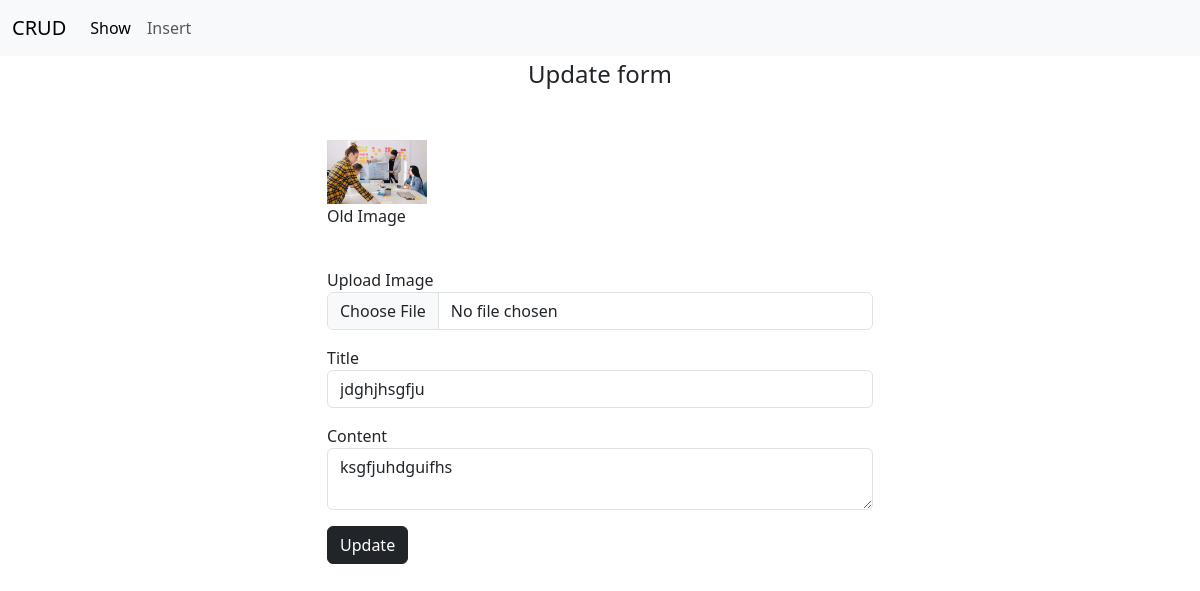
The page /update-post/4 on the database as committed earlier.
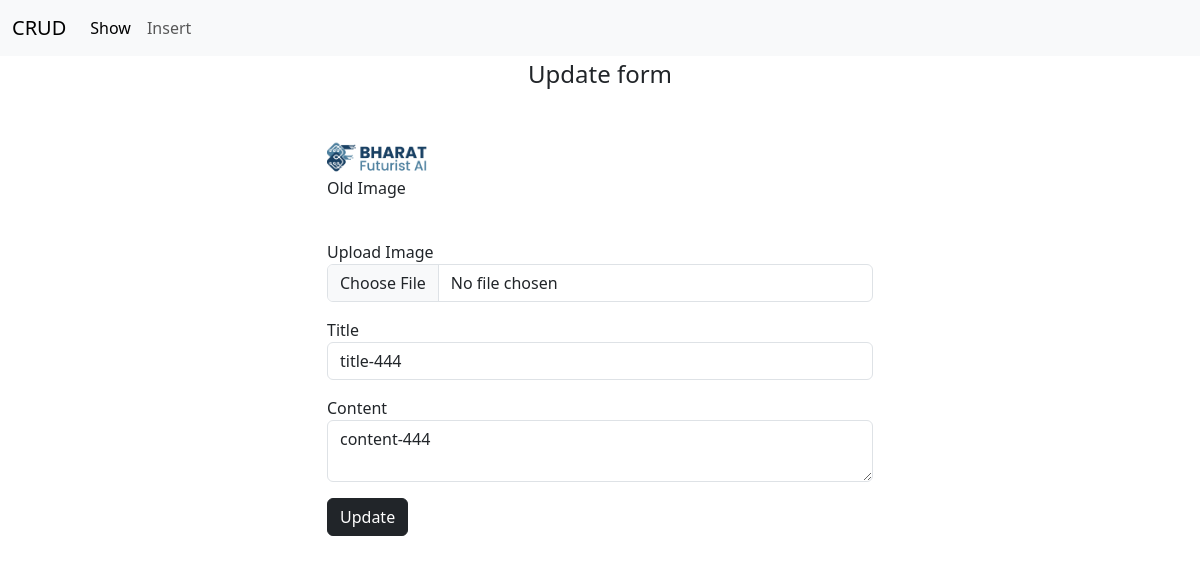
The same page on the database as committed later.
### apps/dashboard/models.py (models this page shows)
class Post(models.Model):
    image = models.ImageField(upload_to="post_images/")
    title = models.CharField(max_length=255, blank=False, null=False)
    content = models.TextField()
    is_active = models.BooleanField(default=True)

### apps/dashboard/views.py (the view, shortened to what this page needs)
# urls.py: path('update-post/<int:post_id>', views.update_post, name='update_post'),
def update_post(request, post_id):
    update_data = Post.objects.get(id=post_id)
    context = {
        'post': update_data
    }
    return render(request, 'dashboard/update.html', context)

### apps/dashboard/templates/dashboard/update.html (shortened to what this page needs)
{% extends 'dashboard/base.html' %}
{% block body %}
<div class="container">
    <div class="row d-flex justify-content-center">
        <div class="col-sm-6" >
            <fieldset >
                <legend class="text-center mb-5">
                    Update form
                </legend>
                <form action="{% url 'update_post' post_id=post.id %}" method="post" enctype="multipart/form-data">
                    <img src="{{post.image.url}}" width="100px" alt=""><br>
                    <p>Old Image</p>
                    <br>
                    <label for="">Upload Image</label>
                    <input type="file" name="post_image" class="form-control mb-3" id="">
                    <label for="">Title</label>
                    <input type="text" name="title" class="form-control mb-3" id="" value="{{post.title}}">
                    <label for="">Content</label>
                    <textarea name="content" class="form-control mb-3" id="">{{post.content}}</textarea>
                    <input type="submit" name="" id="" class="btn btn-dark" value="Update">
                </form>
            </fieldset>
        </div>
    </div>
</div>
{% endblock %}

Rows that differ between the two databases and show on the page:
changed Post: image: a different picture; title "jdghjhsgfju" → "title-444"; content "ksgfjuhdguifhs" → "content-444"
